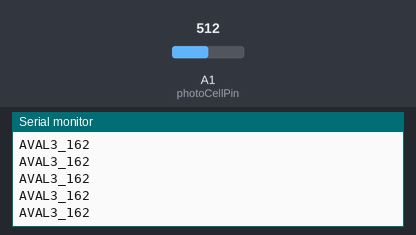
A sketch run on a simulated Arduino Uno, built with avr-gcc and run on an emulated ATmega328P. Parts: the last lines printed to the serial monitor. The inputs (shaded band) are chosen by the test bench; at power-on: A1 (photoCellPin) = 512.

Above: at 1.2 s.
1.3 s: A1 (photoCellPin) set to 716
At 1.31 s:
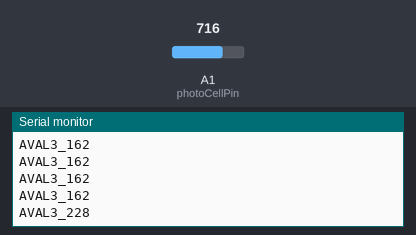
2.8 s: A1 (photoCellPin) set to 810
At 2.82 s:
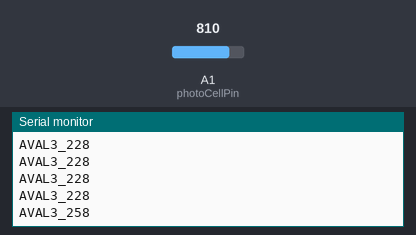
Timing chart, 0 to 5.8 s (numbered marks = the images above; inputs shaded):
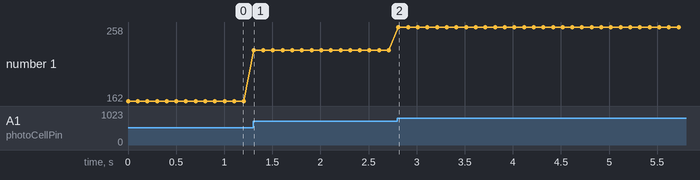

The sketch:

photocell.ino
```cpp
// Input pin
const int photoCellPin = A1;

// Test with serial output
// Find a good range for every new environment
const int minLightVal = 4;
const int maxLightVal = 800;

void setup() {
  Serial.begin(9600);
}

void loop() {
  int reading = analogRead(photoCellPin);
  int val = map(reading, minLightVal, maxLightVal, 0, 255);
  Serial.print("AVAL3_");
  Serial.println(val);

  delay(100); // give the A2D converter a moment to catch up
}
```

Measured:
- after the input at 1.3 s, the serial monitor: prints a new line at once (image 1)
- after the input at 2.8 s, the serial monitor: prints a new line at once (image 2)
- plotted number 1: 162 → 228 after the input at 1.3 s, 228 → 258 after the input at 2.8 s
